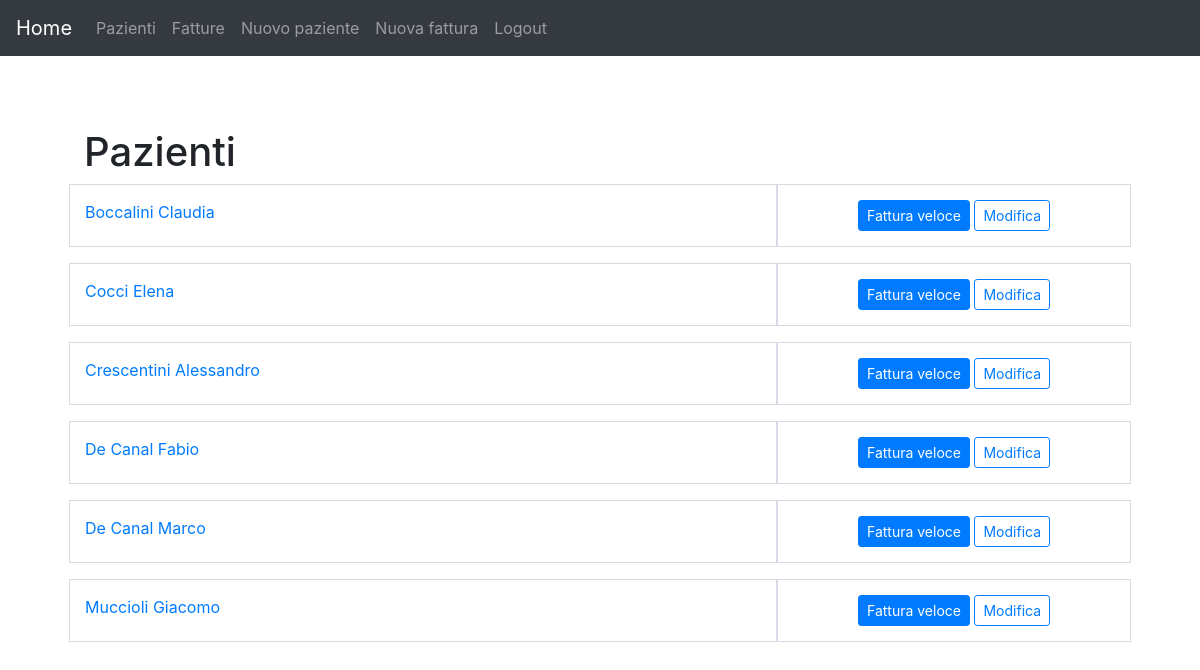
The page /gestione/pazienti/ (signed in) on the database as committed earlier.
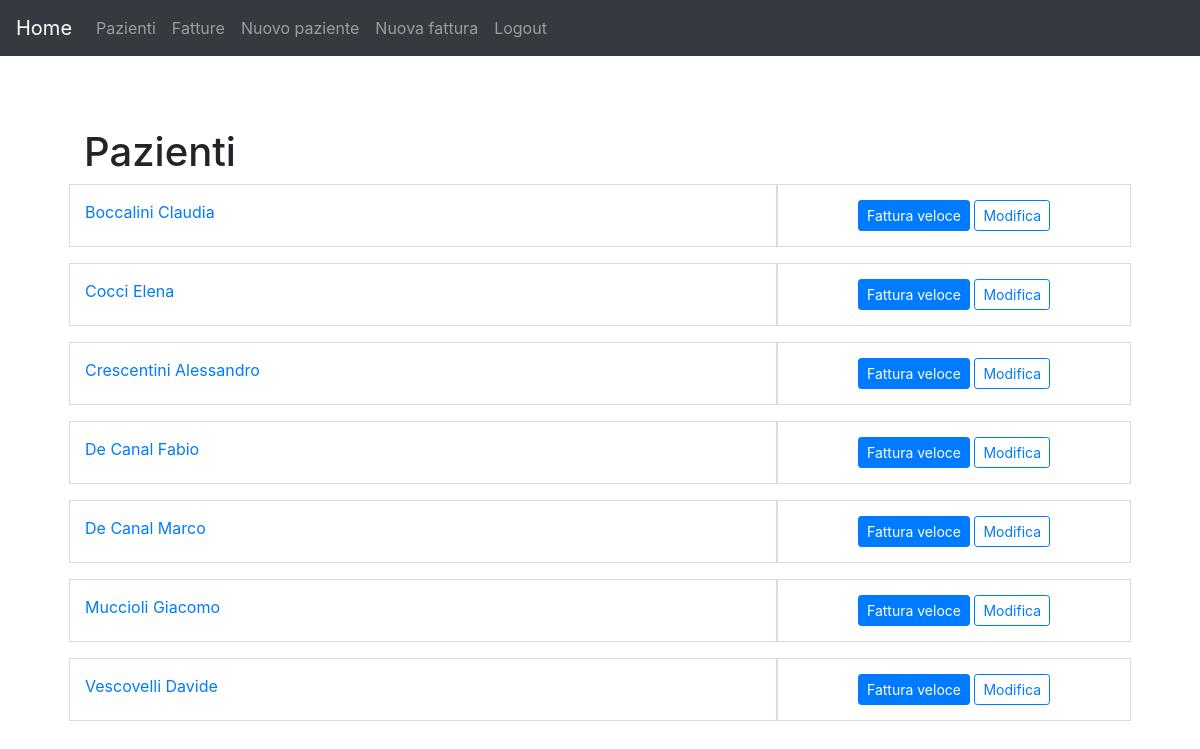
The same page on the database as committed later.
### gestione/models.py (models this page shows)
class Paziente(models.Model):
	cognome = models.CharField(max_length = 100, help_text = 'Cognome')
	nome = models.CharField(max_length = 100, help_text = 'Nome')
	codfisc = models.CharField("Codice fiscale", max_length = 16, help_text = 'Codice fiscale', blank = True)
	piva = models.CharField('Partita Iva', max_length = 50, help_text = 'P. Iva', blank = True)
	paese = models.CharField('Città', max_length = 100, help_text = 'Città', blank = True)
	provincia = models.CharField(max_length = 2, help_text = 'Prov.', blank = True)
	cap = models.CharField('CAP', max_length = 5, help_text = 'CAP', blank = True)
	via = models.CharField(max_length = 100, help_text = 'Via', blank = True)
	civico = models.CharField('N. civico', max_length = 30, help_text = 'N. civico', blank = True)
	telefono = models.CharField(max_length = 25, help_text = 'Telefono', blank = True)
	email = models.EmailField(help_text = 'email', blank = True)
	data_nascita  = models.DateField('Data di nascita', help_text = 'Data di nascita <em>YYYY-MM-DD</em>.', blank = True, null=True)
	paese_nascita = models.CharField('Città di nascita', max_length = 100, help_text = 'Città di nascita', blank = True)
	provincia_nascita = models.CharField('Provincia di nascita',max_length = 2, help_text = 'Prov. di nascita', blank = True)
	prezzo = models.DecimalField(help_text = 'Prezzo', max_digits = 8, decimal_places = 2, blank = True, default = 50.00)
	ultima_modifica = models.DateTimeField(help_text = 'Ultima modifica', auto_now = True)
	class Meta:
		ordering = ['cognome','nome']
	def __str__(self):
		return ' '.join([self.cognome, self.nome])
	def get_absolute_url(self):
		return reverse('dettaglio-paziente', args=[str(self.id)])

### gestione/views.py (the view)
# urls.py: path('pazienti/',views.PazienteListView.as_view(),name='pazienti'),
class PazienteListView(LoginRequiredMixin, generic.ListView):
    model = Paziente
    context_object_name = 'elenco_pazienti'
    permission_required = ('gestione.view_paziente','gestione.delete_paziente')

### gestione/templates/gestione/paziente_list.html (shortened to what this page needs)
{% extends "generic.html" %}
{% block main-content %}
<div class="container">
<h1>Pazienti</h1>
{% for p in elenco_pazienti %}
<div class="row mb-3">
    <div class="col-md-8 themed-grid-col"><a href="{{p.get_absolute_url}}">{{p}}</a></div>
    <div class="col-md-4 themed-grid-col text-center">
        <a class="btn btn-primary btn-sm" href="{% url 'fattura-veloce' p.pk %}">Fattura veloce</a>
        <a class="btn btn-outline-primary btn-sm" href="{% url 'modifica-paziente' p.pk %}">Modifica</a>
    </div>
  </div>
{% endfor %}
</div>
{% endblock main-content %}

Rows that differ between the two databases and show on the page:
added Paziente: cognome+nome "Vescovelli Davide"
